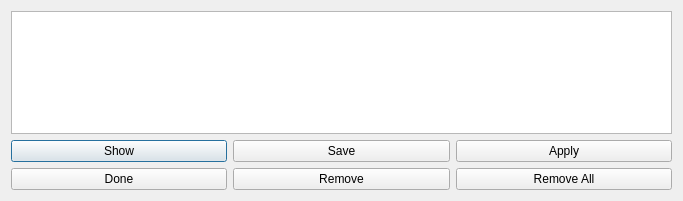
<ui version="4.0" >
 <class>stash</class>
 <widget class="QDialog" name="stash" >
  <property name="geometry" >
   <rect>
    <x>0</x>
    <y>0</y>
    <width>683</width>
    <height>201</height>
   </rect>
  </property>
  <property name="windowTitle" >
   <string>Stash</string>
  </property>
  <layout class="QVBoxLayout" name="verticalLayout" >
   <item>
    <widget class="QListWidget" name="stash_list" />
   </item>
   <item>
    <layout class="QHBoxLayout" name="horizontalLayout_2" >
     <item>
      <widget class="QPushButton" name="button_stash_show" >
       <property name="toolTip" >
        <string>Show the changes recorded in the selected stash stash as a diff</string>
       </property>
       <property name="text" >
        <string>Show</string>
       </property>
      </widget>
     </item>
     <item>
      <widget class="QPushButton" name="button_stash_save" >
       <property name="text" >
        <string>Save</string>
       </property>
      </widget>
     </item>
     <item>
      <widget class="QPushButton" name="button_stash_apply" >
       <property name="toolTip" >
        <string>Apply the selected stash</string>
       </property>
       <property name="text" >
        <string>Apply</string>
       </property>
      </widget>
     </item>
    </layout>
   </item>
   <item>
    <layout class="QHBoxLayout" name="horizontalLayout" >
     <item>
      <widget class="QPushButton" name="button_stash_done" >
       <property name="text" >
        <string>Done</string>
       </property>
      </widget>
     </item>
     <item>
      <widget class="QPushButton" name="button_stash_drop" >
       <property name="toolTip" >
        <string>Remove the selected stash</string>
       </property>
       <property name="text" >
        <string>Remove</string>
       </property>
      </widget>
     </item>
     <item>
      <widget class="QPushButton" name="button_stash_clear" >
       <property name="toolTip" >
        <string>Remove all stashed states</string>
       </property>
       <property name="text" >
        <string>Remove All</string>
       </property>
      </widget>
     </item>
    </layout>
   </item>
  </layout>
 </widget>
 <tabstops>
  <tabstop>button_stash_save</tabstop>
  <tabstop>button_stash_show</tabstop>
  <tabstop>button_stash_apply</tabstop>
  <tabstop>button_stash_drop</tabstop>
  <tabstop>button_stash_clear</tabstop>
  <tabstop>button_stash_done</tabstop>
 </tabstops>
 <resources/>
 <connections>
  <connection>
   <sender>button_stash_done</sender>
   <signal>clicked()</signal>
   <receiver>stash</receiver>
   <slot>accept()</slot>
   <hints>
    <hint type="sourcelabel" >
     <x>562</x>
     <y>292</y>
    </hint>
    <hint type="destinationlabel" >
     <x>314</x>
     <y>157</y>
    </hint>
   </hints>
  </connection>
 </connections>
</ui>
